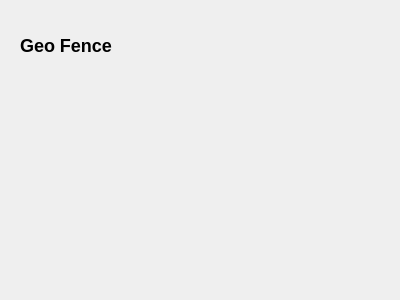
<?xml version="1.0" encoding="UTF-8"?>
<ui version="4.0">
 <class>GeoFenceConfig</class>
 <widget class="QWidget" name="GeoFenceConfig">
  <property name="geometry">
   <rect>
    <x>0</x>
    <y>0</y>
    <width>400</width>
    <height>300</height>
   </rect>
  </property>
  <property name="windowTitle">
   <string>Form</string>
  </property>
  <widget class="QLabel" name="label">
   <property name="geometry">
    <rect>
     <x>20</x>
     <y>20</y>
     <width>141</width>
     <height>51</height>
    </rect>
   </property>
   <property name="text">
    <string>&lt;h2&gt;Geo Fence&lt;/h2&gt;</string>
   </property>
  </widget>
 </widget>
 <resources/>
 <connections/>
</ui>
